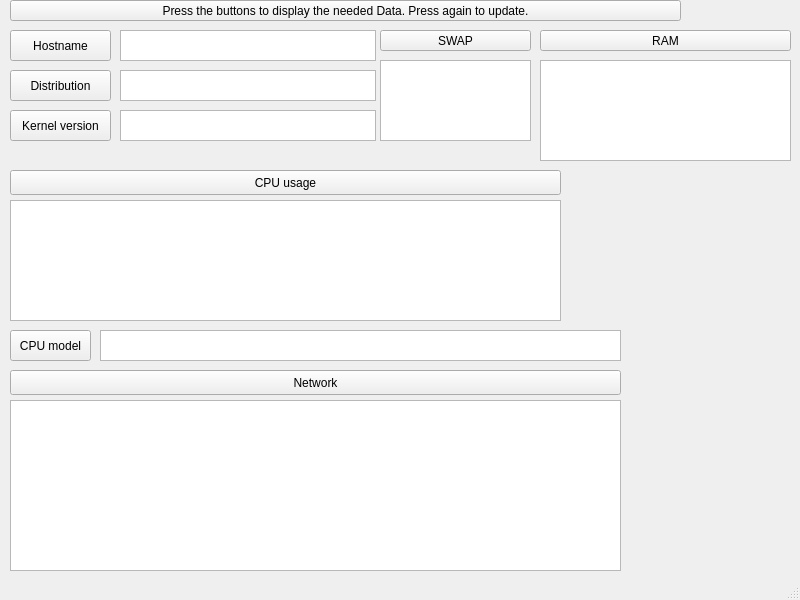
<?xml version="1.0" encoding="UTF-8"?>
<ui version="4.0">
 <class>MainWindow</class>
 <widget class="QMainWindow" name="MainWindow">
  <property name="geometry">
   <rect>
    <x>0</x>
    <y>0</y>
    <width>800</width>
    <height>600</height>
   </rect>
  </property>
  <property name="windowTitle">
   <string>MainWindow</string>
  </property>
  <widget class="QWidget" name="centralwidget">
   <widget class="QTextBrowser" name="textBrowser">
    <property name="geometry">
     <rect>
      <x>10</x>
      <y>200</y>
      <width>551</width>
      <height>121</height>
     </rect>
    </property>
   </widget>
   <widget class="QTextBrowser" name="textBrowser_2">
    <property name="geometry">
     <rect>
      <x>540</x>
      <y>60</y>
      <width>251</width>
      <height>101</height>
     </rect>
    </property>
   </widget>
   <widget class="QTextBrowser" name="textBrowser_3">
    <property name="geometry">
     <rect>
      <x>10</x>
      <y>400</y>
      <width>611</width>
      <height>171</height>
     </rect>
    </property>
   </widget>
   <widget class="QPushButton" name="pushButton">
    <property name="geometry">
     <rect>
      <x>10</x>
      <y>170</y>
      <width>551</width>
      <height>25</height>
     </rect>
    </property>
    <property name="text">
     <string>CPU usage</string>
    </property>
   </widget>
   <widget class="QPushButton" name="pushButton_2">
    <property name="geometry">
     <rect>
      <x>540</x>
      <y>30</y>
      <width>251</width>
      <height>21</height>
     </rect>
    </property>
    <property name="text">
     <string>RAM</string>
    </property>
   </widget>
   <widget class="QPushButton" name="pushButton_3">
    <property name="geometry">
     <rect>
      <x>10</x>
      <y>370</y>
      <width>611</width>
      <height>25</height>
     </rect>
    </property>
    <property name="text">
     <string>Network</string>
    </property>
   </widget>
   <widget class="QPushButton" name="pushButton_4">
    <property name="geometry">
     <rect>
      <x>10</x>
      <y>330</y>
      <width>81</width>
      <height>31</height>
     </rect>
    </property>
    <property name="text">
     <string>CPU model</string>
    </property>
   </widget>
   <widget class="QTextBrowser" name="textBrowser_4">
    <property name="geometry">
     <rect>
      <x>100</x>
      <y>330</y>
      <width>521</width>
      <height>31</height>
     </rect>
    </property>
   </widget>
   <widget class="QPushButton" name="pushButton_5">
    <property name="geometry">
     <rect>
      <x>10</x>
      <y>0</y>
      <width>671</width>
      <height>21</height>
     </rect>
    </property>
    <property name="text">
     <string>Press the buttons to display the needed Data. Press again to update.</string>
    </property>
   </widget>
   <widget class="QPushButton" name="pushButton_6">
    <property name="geometry">
     <rect>
      <x>10</x>
      <y>30</y>
      <width>101</width>
      <height>31</height>
     </rect>
    </property>
    <property name="text">
     <string>Hostname</string>
    </property>
   </widget>
   <widget class="QTextBrowser" name="textBrowser_5">
    <property name="geometry">
     <rect>
      <x>120</x>
      <y>30</y>
      <width>256</width>
      <height>31</height>
     </rect>
    </property>
   </widget>
   <widget class="QPushButton" name="pushButton_7">
    <property name="geometry">
     <rect>
      <x>10</x>
      <y>70</y>
      <width>101</width>
      <height>31</height>
     </rect>
    </property>
    <property name="text">
     <string>Distribution</string>
    </property>
   </widget>
   <widget class="QTextBrowser" name="textBrowser_6">
    <property name="geometry">
     <rect>
      <x>120</x>
      <y>70</y>
      <width>256</width>
      <height>31</height>
     </rect>
    </property>
   </widget>
   <widget class="QPushButton" name="pushButton_9">
    <property name="geometry">
     <rect>
      <x>10</x>
      <y>110</y>
      <width>101</width>
      <height>31</height>
     </rect>
    </property>
    <property name="text">
     <string>Kernel version</string>
    </property>
   </widget>
   <widget class="QTextBrowser" name="textBrowser_7">
    <property name="geometry">
     <rect>
      <x>120</x>
      <y>110</y>
      <width>256</width>
      <height>31</height>
     </rect>
    </property>
   </widget>
   <widget class="QTextBrowser" name="textBrowser_8">
    <property name="geometry">
     <rect>
      <x>380</x>
      <y>60</y>
      <width>151</width>
      <height>81</height>
     </rect>
    </property>
   </widget>
   <widget class="QPushButton" name="pushButton_10">
    <property name="geometry">
     <rect>
      <x>380</x>
      <y>30</y>
      <width>151</width>
      <height>21</height>
     </rect>
    </property>
    <property name="text">
     <string>SWAP</string>
    </property>
   </widget>
  </widget>
  <widget class="QMenuBar" name="menubar">
   <property name="geometry">
    <rect>
     <x>0</x>
     <y>0</y>
     <width>800</width>
     <height>22</height>
    </rect>
   </property>
  </widget>
  <widget class="QStatusBar" name="statusbar"/>
 </widget>
 <resources/>
 <connections/>
</ui>
